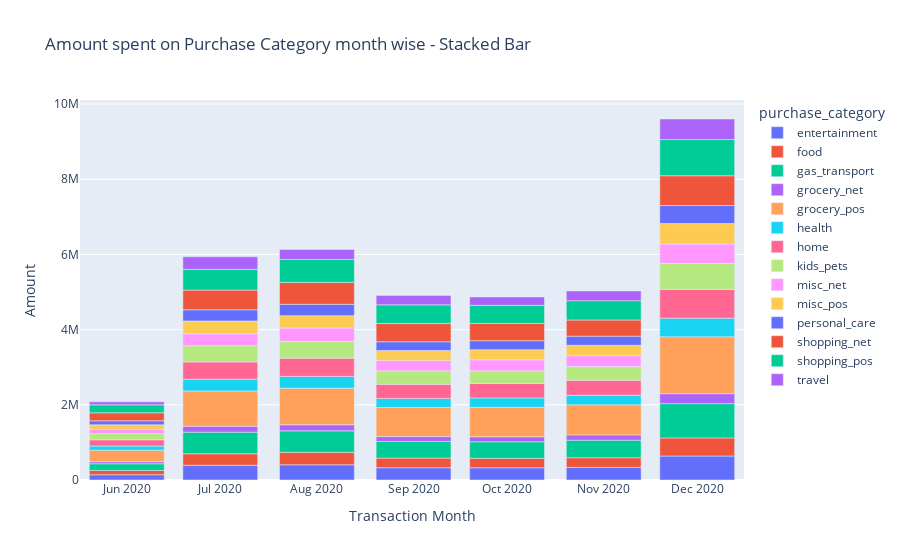

Notebook source saved alongside this figure:
### Markdown cell above
#### 3. Monthly amount spent in each Purchase category
Find out month wise expenditures for each purchase category in the entire dataset

### Code cell
txnamt_mnth_grp = report.groupby(['trans_month', 'purchase_category'])['trans_amt'].sum().reset_index()
px.bar(
    data_frame=txnamt_mnth_grp, 
    x="trans_month", 
    y="trans_amt", 
    color="purchase_category",
    labels=dict(trans_month="Transaction Month", trans_amt="Amount"),
    title="Amount spent on Purchase Category month wise - Stacked Bar")

### Figure 1 — Plotly figure (JSON) as saved in the notebook; plotly's stock layout.template omitted (floating-point values rounded to 4 significant figures)
{"data": [{"alignmentgroup": "True", "hoverlabel": {"namelength": 0}, "hovertemplate": "purchase_category=entertainment<br>Transaction Month=%{x}<br>Amount=%{y}", "legendgroup": "entertainment", "marker": {"color": "#636efa"}, "name": "entertainment", "offsetgroup": "entertainment", "orientation": "v", "showlegend": true, "textposition": "auto", "type": "bar", "x": ["2020-06", "2020-07", "2020-08", "2020-09", "2020-10", "2020-11", "2020-12"], "xaxis": "x", "y": [140600.0, 392700.0, 405100.0, 326900.0, 325900.0, 336300.0, 638500.0], "yaxis": "y"}, {"alignmentgroup": "True", "hoverlabel": {"namelength": 0}, "hovertemplate": "purchase_category=food<br>Transaction Month=%{x}<br>Amount=%{y}", "legendgroup": "food", "marker": {"color": "#EF553B"}, "name": "food", "offsetgroup": "food", "orientation": "v", "showlegend": true, "textposition": "auto", "type": "bar", "x": ["2020-06", "2020-07", "2020-08", "2020-09", "2020-10", "2020-11", "2020-12"], "xaxis": "x", "y": [113800.0, 304900.0, 330600.0, 255000.0, 251300.0, 257200.0, 481200.0], "yaxis": "y"}, {"alignmentgroup": "True", "hoverlabel": {"namelength": 0}, "hovertemplate": "purchase_category=gas_transport<br>Transaction Month=%{x}<br>Amount=%{y}", "legendgroup": "gas_transport", "marker": {"color": "#00cc96"}, "name": "gas_transport", "offsetgroup": "gas_transport", "orientation": "v", "showlegend": true, "textposition": "auto", "type": "bar", "x": ["2020-06", "2020-07", "2020-08", "2020-09", "2020-10", "2020-11", "2020-12"], "xaxis": "x", "y": [177100.0, 575200.0, 571200.0, 442200.0, 440700.0, 466400.0, 911100.0], "yaxis": "y"}, {"alignmentgroup": "True", "hoverlabel": {"namelength": 0}, "hovertemplate": "purchase_category=grocery_net<br>Transaction Month=%{x}<br>Amount=%{y}", "legendgroup": "grocery_net", "marker": {"color": "#ab63fa"}, "name": "grocery_net", "offsetgroup": "grocery_net", "orientation": "v", "showlegend": true, "textposition": "auto", "type": "bar", "x": ["2020-06", "2020-07", "2020-08", "2020-09", "2020-10", "2020-11", "2020-12"], "xaxis": "x", "y": [55080.0, 157200.0, 163700.0, 131100.0, 132000.0, 139300.0, 265500.0], "yaxis": "y"}, {"alignmentgroup": "True", "hoverlabel": {"namelength": 0}, "hovertemplate": "purchase_category=grocery_pos<br>Transaction Month=%{x}<br>Amount=%{y}", "legendgroup": "grocery_pos", "marker": {"color": "#FFA15A"}, "name": "grocery_pos", "offsetgroup": "grocery_pos", "orientation": "v", "showlegend": true, "textposition": "auto", "type": "bar", "x": ["2020-06", "2020-07", "2020-08", "2020-09", "2020-10", "2020-11", "2020-12"], "xaxis": "x", "y": [305500.0, 939000.0, 972400.0, 773700.0, 783600.0, 801500.0, 1514000.0], "yaxis": "y"}, {"alignmentgroup": "True", "hoverlabel": {"namelength": 0}, "hovertemplate": "purchase_category=health<br>Transaction Month=%{x}<br>Amount=%{y}", "legendgroup": "health", "marker": {"color": "#19d3f3"}, "name": "health", "offsetgroup": "health", "orientation": "v", "showlegend": true, "textposition": "auto", "type": "bar", "x": ["2020-06", "2020-07", "2020-08", "2020-09", "2020-10", "2020-11", "2020-12"], "xaxis": "x", "y": [110900.0, 313100.0, 313100.0, 242100.0, 249900.0, 252000.0, 494500.0], "yaxis": "y"}, {"alignmentgroup": "True", "hoverlabel": {"namelength": 0}, "hovertemplate": "purchase_category=home<br>Transaction Month=%{x}<br>Amount=%{y}", "legendgroup": "home", "marker": {"color": "#FF6692"}, "name": "home", "offsetgroup": "home", "orientation": "v", "showlegend": true, "textposition": "auto", "type": "bar", "x": ["2020-06", "2020-07", "2020-08", "2020-09", "2020-10", "2020-11", "2020-12"], "xaxis": "x", "y": [166700.0, 457600.0, 484600.0, 375900.0, 386400.0, 399000.0, 765500.0], "yaxis": "y"}, {"alignmentgroup": "True", "hoverlabel": {"namelength": 0}, "hovertemplate": "purchase_category=kids_pets<br>Transaction Month=%{x}<br>Amount=%{y}", "legendgroup": "kids_pets", "marker": {"color": "#B6E880"}, "name": "kids_pets", "offsetgroup": "kids_pets", "orientation": "v", "showlegend": true, "textposition": "auto", "type": "bar", "x": ["2020-06", "2020-07", "2020-08", "2020-09", "2020-10", "2020-11", "2020-12"], "xaxis": "x", "y": [163700.0, 432200.0, 447300.0, 358600.0, 336400.0, 366700.0, 695200.0], "yaxis": "y"}, {"alignmentgroup": "True", "hoverlabel": {"namelength": 0}, "hovertemplate": "purchase_category=misc_net<br>Transaction Month=%{x}<br>Amount=%{y}", "legendgroup": "misc_net", "marker": {"color": "#FF97FF"}, "name": "misc_net", "offsetgroup": "misc_net", "orientation": "v", "showlegend": true, "textposition": "auto", "type": "bar", "x": ["2020-06", "2020-07", "2020-08", "2020-09", "2020-10", "2020-11", "2020-12"], "xaxis": "x", "y": [111800.0, 318400.0, 353900.0, 276000.0, 290000.0, 289500.0, 511600.0], "yaxis": "y"}, {"alignmentgroup": "True", "hoverlabel": {"namelength": 0}, "hovertemplate": "purchase_category=misc_pos<br>Transaction Month=%{x}<br>Amount=%{y}", "legendgroup": "misc_pos", "marker": {"color": "#FECB52"}, "name": "misc_pos", "offsetgroup": "misc_pos", "orientation": "v", "showlegend": true, "textposition": "auto", "type": "bar", "x": ["2020-06", "2020-07", "2020-08", "2020-09", "2020-10", "2020-11", "2020-12"], "xaxis": "x", "y": [123600.0, 341700.0, 330200.0, 263200.0, 270300.0, 275600.0, 545300.0], "yaxis": "y"}, {"alignmentgroup": "True", "hoverlabel": {"namelength": 0}, "hovertemplate": "purchase_category=personal_care<br>Transaction Month=%{x}<br>Amount=%{y}", "legendgroup": "personal_care", "marker": {"color": "#636efa"}, "name": "personal_care", "offsetgroup": "personal_care", "orientation": "v", "showlegend": true, "textposition": "auto", "type": "bar", "x": ["2020-06", "2020-07", "2020-08", "2020-09", "2020-10", "2020-11", "2020-12"], "xaxis": "x", "y": [106000.0, 295600.0, 302400.0, 233100.0, 239400.0, 242900.0, 477400.0], "yaxis": "y"}, {"alignmentgroup": "True", "hoverlabel": {"namelength": 0}, "hovertemplate": "purchase_category=shopping_net<br>Transaction Month=%{x}<br>Amount=%{y}", "legendgroup": "shopping_net", "marker": {"color": "#EF553B"}, "name": "shopping_net", "offsetgroup": "shopping_net", "orientation": "v", "showlegend": true, "textposition": "auto", "type": "bar", "x": ["2020-06", "2020-07", "2020-08", "2020-09", "2020-10", "2020-11", "2020-12"], "xaxis": "x", "y": [212500.0, 524400.0, 582500.0, 483900.0, 459800.0, 430700.0, 794100.0], "yaxis": "y"}, {"alignmentgroup": "True", "hoverlabel": {"namelength": 0}, "hovertemplate": "purchase_category=shopping_pos<br>Transaction Month=%{x}<br>Amount=%{y}", "legendgroup": "shopping_pos", "marker": {"color": "#00cc96"}, "name": "shopping_pos", "offsetgroup": "shopping_pos", "orientation": "v", "showlegend": true, "textposition": "auto", "type": "bar", "x": ["2020-06", "2020-07", "2020-08", "2020-09", "2020-10", "2020-11", "2020-12"], "xaxis": "x", "y": [212400.0, 551000.0, 610300.0, 498200.0, 480300.0, 512900.0, 961900.0], "yaxis": "y"}, {"alignmentgroup": "True", "hoverlabel": {"namelength": 0}, "hovertemplate": "purchase_category=travel<br>Transaction Month=%{x}<br>Amount=%{y}", "legendgroup": "travel", "marker": {"color": "#ab63fa"}, "name": "travel", "offsetgroup": "travel", "orientation": "v", "showlegend": true, "textposition": "auto", "type": "bar", "x": ["2020-06", "2020-07", "2020-08", "2020-09", "2020-10", "2020-11", "2020-12"], "xaxis": "x", "y": [79830.0, 335300.0, 266100.0, 251100.0, 223000.0, 258800.0, 547000.0], "yaxis": "y"}], "layout": {"barmode": "relative", "legend": {"title": {"text": "purchase_category"}, "tracegroupgap": 0}, "title": {"text": "Amount spent on Purchase Category month wise - Stacked Bar"}, "xaxis": {"anchor": "y", "domain": [0, 1], "title": {"text": "Transaction Month"}}, "yaxis": {"anchor": "x", "domain": [0, 1], "title": {"text": "Amount"}}}}
